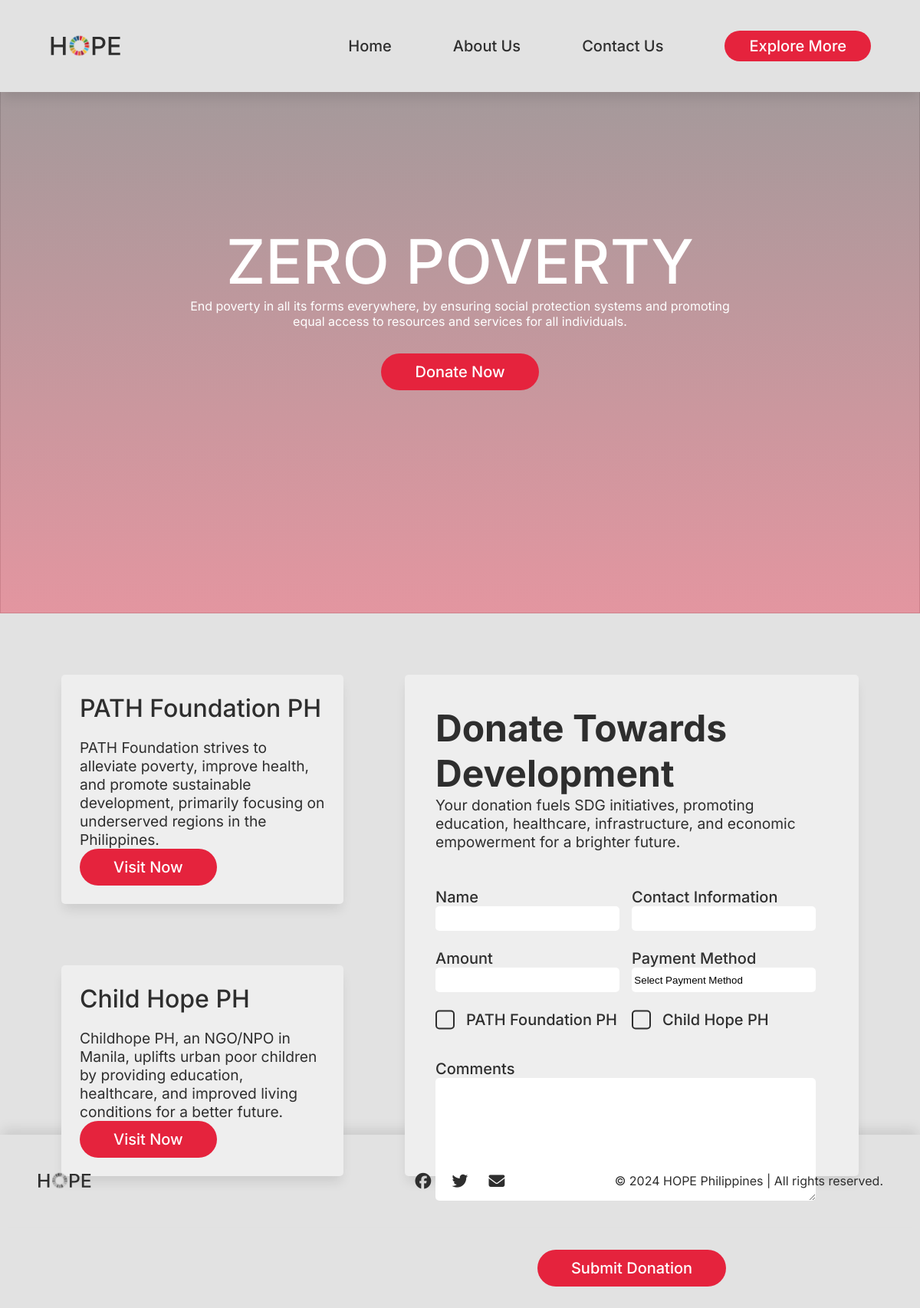
/template/template.php?link=ZERO+POVERTY, run on the app's committed database.
### tables this page shows
CREATE TABLE `sdg` (
  `id` int(11) NOT NULL,
  `sdg_name` varchar(255) NOT NULL,
  `sdg_desc` text NOT NULL,
  `sdg_color` varchar(6) NOT NULL,
  `website_1` varchar(255) NOT NULL,
  `website_1_url` varchar(255) NOT NULL,
  `website_1_desc` text NOT NULL,
  `website_2` varchar(255) NOT NULL,
  `website_2_url` varchar(255) NOT NULL,
  `website_2_desc` text NOT NULL
);

### config/form_create.php (called while the page is built, shortened)
<?php
$name = $contact = $amount = $payment_method = $option_1 = $option_2 = $comments = "";
?>

### template/template.php (the view, shortened to what this page needs)
<?php
require_once "../config/config.php";
$sdgNameToId = [
    "ZERO POVERTY" => 1,
    "HUNGER RELIEF" => 2,
    "HEALTH ACCESS" => 3,
    "EDUCATION EQUITY" => 4,
    "GENDER EMPOWERMENT" => 5,
    "WATER SECURITY" => 6,
    "ENERGY ACCESSIBILITY" => 7,
    "JOB OPPORTUNITIES" => 8,
    "INNOVATION SUPPORT" => 9,
    "SOCIAL INCLUSION" => 10,
    "URBAN SUSTAINABILITY" => 11,
    "ETHICAL CONSUMPTION" => 12,
    "CLIMATE ACTION" => 13,
    "MARINE CONSERVATION" => 14,
    "LAND PRESERVATION" => 15,
    "SOCIAL EQUITY" => 16,
    "COLLABORATIVE IMPACT" => 17
];
$selectedLink = isset($_GET['link']) ? $_GET['link'] : null;
$sdgId = $sdgNameToId[$selectedLink] ?? null;
if ($sdgId) {
    $sql = "SELECT * FROM sdg WHERE id = ?";
    if ($stmt = $mysqli->prepare($sql)) {
        $stmt->bind_param("i", $sdgId);
        if ($stmt->execute()) {
            $result = $stmt->get_result();
            if ($result->num_rows == 1) {
                $row = $result->fetch_assoc();
                $sdgDesc = $row['sdg_desc'];
                $website1 = $row['website_1'];
                $webURL1 = $row['website_1_url'];
                $webDesc1 = $row['website_1_desc'];
                $website2 = $row['website_2'];
                $webURL2 = $row['website_2_url'];
                $webDesc2 = $row['website_2_desc'];
            }
        }
    }
}
$sdgImages = [
    "ZERO POVERTY" => "hope-sdg1.svg",
    "HUNGER RELIEF" => "hope-sdg2.svg",
    "HEALTH ACCESS" => "hope-sdg3.svg",
    "EDUCATION EQUITY" => "hope-sdg4.svg",
    "GENDER EMPOWERMENT" => "hope-sdg5.svg",
    "WATER SECURITY" => "hope-sdg6.svg",
    "ENERGY ACCESSIBILITY" => "hope-sdg7.svg",
    "JOB OPPORTUNITIES" => "hope-sdg8.svg",
    "INNOVATION SUPPORT" => "hope-sdg9.svg",
    "SOCIAL INCLUSION" => "hope-sdg10.svg",
    "URBAN SUSTAINABILITY" => "hope-sdg11.svg",
    "ETHICAL CONSUMPTION" => "hope-sdg12.svg",
    "CLIMATE ACTION" => "hope-sdg13.svg",
    "MARINE CONSERVATION" => "hope-sdg14.svg",
    "LAND PRESERVATION" => "hope-sdg15.svg",
    "SOCIAL EQUITY" => "hope-sdg16.svg",
    "COLLABORATIVE IMPACT" => "hope-sdg17.svg"
];
$imageName = $sdgImages[$selectedLink] ?? null;
?>
<!DOCTYPE html>
<html lang="en">
<head>
    <link rel="stylesheet" href="../css/template.css">
    <link rel="stylesheet" href="https://cdnjs.cloudflare.com/ajax/libs/font-awesome/6.5.2/css/all.min.css"
 />
</head>
<body>
    <nav class="navbar">
        <div class="nav-icon"></div>
        <div class="nav-elements">
            <ul>
                <li><a href="../index.php#home">Home</a></li>
                <li><a href="../index.php#about">About Us</a></li>
                <li><a href="#contact">Contact Us</a></li>
                <li id="donate-btn"><a href="../index.php#donate">Explore More</a></li>
            </ul>
        </div>
    </nav>
    <main>
        <div class="overlay"></div>
        <img src="../assets/<?php echo $imageName; ?>">
        <div class="hero">
            <div>
                <h1><?php echo $selectedLink; ?></h1>
                <p> <?php echo $sdgDesc; ?></p>
                <button class="scroll-btn" onclick="scrollToForm()">Donate Now</button>
            </div>
        </div>
    </main>
    <section id="form">
        <div class="container">
            <div class="box item1">
                <div class="item-text">
                    <h1><?php echo $website1; ?></h1>
                    <p><?php echo $webDesc1; ?></p>
                </div>
                <button class="visit-btn" onclick="window.open('<?php echo $webURL1?>')" class="visit-btn">Visit
                    Now</button>
            </div>
            <div class="box item2">
                <div class="item-text">
                    <h1><?php echo $website2; ?></h1>
                    <p><?php echo $webDesc2; ?></p>
                </div>
                <button class="visit-btn" onclick="window.open('<?php echo $webURL2?>')" class="visit-btn">Visit
                    Now</button>
            </div>
            <div class="box item3">
                <?php
                require_once "../config/form_create.php";
                ?>
                <div class="wrapper">
                    <h1>Donate Towards Development</h1>
                    <p>Your donation fuels SDG initiatives, promoting education, healthcare, infrastructure, and
                        economic empowerment for a brighter future.</p>
                    <div class="table">
                        <form action="" method="post" enctype="multipart/form-data">
                            <div class="row row-1">
                                <div class="form-group">
                                    <label>Name</label>
                                    <input type="text" name="name"
                                        class="form-control <?php echo (!empty($name_err)) ? 'is-invalid' : ''; ?>"
                                        value="<?php echo isset($name) ? $name : ''; ?>">
                                </div>
                                <div class="form-group">
                                    <label>Contact Information</label>
                                    <input type="text" name="contact"
                                        class="form-control <?php echo (!empty($contact_err)) ? 'is-invalid' : ''; ?>"
                                        value="<?php echo isset($contact) ? $contact : ''; ?>">
                                </div>
                            </div>
                            <div class="row row-2">
                                <div class="form-group">
                                    <label>Amount</label>
                                    <input type="text" name="amount"
                                        class="form-control <?php echo (!empty($amount_err)) ? 'is-invalid' : ''; ?>"
                                        value="<?php echo isset($amount) ? $amount : ''; ?>">
                                </div>
                                <div class="form-group">
                                    <label>Payment Method</label>
                                    <select name="payment_method"
                                        class="form-control <?php echo (!empty($payment_method_err)) ? 'is-invalid' : ''; ?>">
                                        <option value="">Select Payment Method</option>
                                    </select>
                                </div>
                            </div>
                            <div class="row row-3">
                                <div class="form-check">
                                    <label class="form-check-label" for="website1"><?php echo $website1; ?></label>
                                </div>
                                <div class="form-check">
                                    <label class="form-check-label" for="website2"><?php echo $website2; ?></label>
                                </div>
                            </div>
                            <div class="row row-4">
                                <div class="form-group">
                                    <label>Comments</label>
                                    <textarea name="comments"
                                        class="form-control <?php echo (!empty($comments_err)) ? 'is-invalid' : ''; ?>"><?php echo isset($comments) ? $comments : ''; ?></textarea>
                                </div>
                            </div>
                            <div class="row row-5">
                                <button type="submit" class="submit-btn">Submit Donation</button>
                            </div>
                        </form>
                    </div>
                </div>
            </div>
        </div>
    </section>
    <footer class="footer" id="contact">
        <div class="footer-elements">
            <div class="footer-icon">
                <img src="../assets/hope-logo-blk.svg" alt="">
            </div>
            <div class="contact-icons">
                <i class="fa-brands fa-facebook"></i>
                <i class="fa-brands fa-twitter"></i>
                <i class="fa-solid fa-envelope"></i>
            </div>
            <div class="legal">
                <p>&copy; 2024 HOPE Philippines | All rights reserved.</p>
            </div>
        </div>
    </footer>
</body>
</html>

### data on the page
sdg: sdg_desc "End poverty in all its forms everywhere, by ensuring social protection systems and promoting equal access to resources and services for all individuals.", website_1 "PATH Foundation PH", website_1_desc "PATH Foundation strives to alleviate poverty, improve health, and promote sustainable development, primarily focusing on underserved regions in the Philippines.", website_2 "Child Hope PH", website_2_desc "Childhope PH, an NGO/NPO in Manila, uplifts urban poor children by providing education, healthcare, and improved living conditions for a better future."

### other printed values
$selectedLink "ZERO POVERTY"
